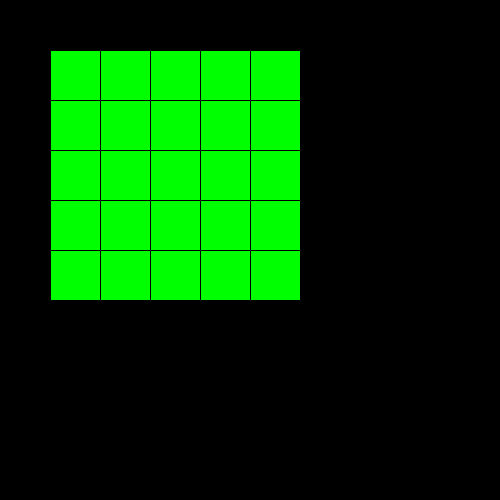
Frame 1 (no input)
Frame 60 (the mouse pressed at the canvas centre just before this capture): identical to frame 1, image omitted
Frame 120 (the mouse held since frame 60 and released just before this capture): identical to frame 1, image omitted

The Processing sketch that drew this single still picture (run headless with seeded random() and noise(); from frame 60 on, the mouse is pressed at the canvas centre):

// Processing sketch: H09_OPD_7
// ── H09_OPD_7.pde


void setup(){
  size(500,500);
  background(0,0,0);
}

void draw(){
muur(50,50,50);
  
}

void muur( int x, int y, int size){
  for(int i = 0; i<5; i++){
    fill(0,255,0);
    for(int j = 0; j<5; j++){
      rect(x,y,size,size);
      y+=50;
     
  }
  y = 50;
  x += 50;
  }

} 
